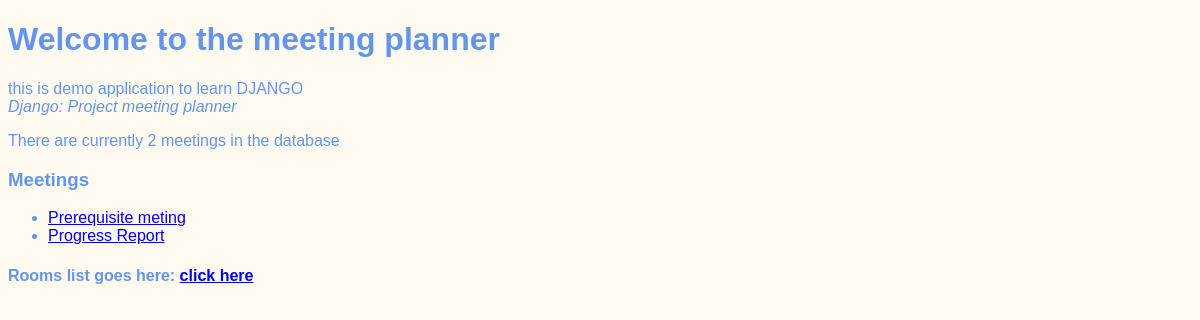
The app's page /, older data.
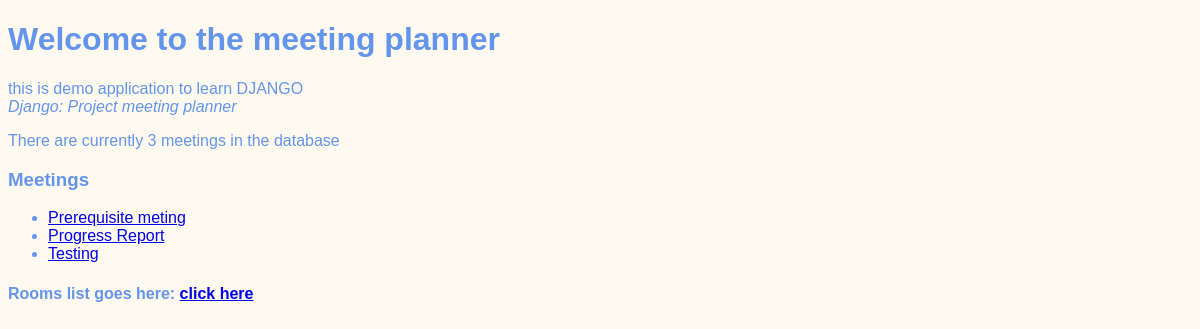
The same page, newer data.
### meetings_app/models.py (models this page shows, shortened)
class Meeting(models.Model):
    title= models.CharField(max_length=150)
    date=models.DateField()
    start_time=models.TimeField(default=time(9))
    duration=models.IntegerField(default=1)
    room=models.ForeignKey(Room,on_delete=models.CASCADE)

### website_app/views.py (the view)
# urls.py: path('',welcome,name='home'),
def welcome(request):
    context={
        'num_meetings':Meeting.objects.count(),
        'meetings':Meeting.objects.all(),
    }
    return render(request,'website/welcome.html',context)

### templates/website/welcome.html (shortened to what this page needs)
{% extends "base.html" %}
{% block content %}
    <h1>Welcome to the meeting planner</h1>
    <p>
      this is demo application to learn DJANGO <br>
      <em>Django: Project meeting planner</em>
    </p>
    <p>There are currently {{num_meetings}} meetings in the database</p>
    <h3>Meetings</h3>
    <ul>
      {% for meet in meetings %}
        <li>
          <a href="{% url "detail" meet.id %}">
            {{meet.title}}
          </a>
        </li>
      {% endfor %}
    </ul>
    <h4>Rooms list goes here: <a href="{% url "rooms" %}">click here</a></h4>
    {% endblock content %}

Row changes from the older to the newer data that the page shows:
added Meeting: title "Testing"
Text that changed along with them:
{{ num_meetings }}: "2" → "3"
